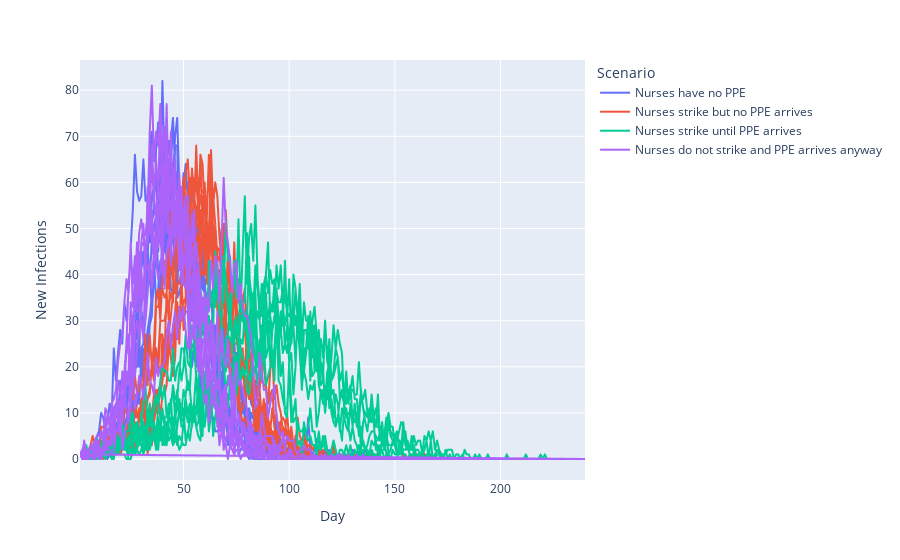

Notebook code cell kept with this figure:
### Markdown cell above
Now we have walked through an example of a single simulation run, we can run multiple simulations that compare four scenarios: "Nurses have no PPE"; "Nurses strike but no PPE arrives"; "Nurses strike until PPE arrives"; and "Nurses do not strike and PPE arrives anyway". To simulate infection based on probability of infection, the result of Python's `random()` function is one input into whether a person is ultimately infected from an exposure. The final number of infections is highly sensitive to random chance due to the exponential growth function of communicable diseases, so for each of the four scenarios, we run the simulation eight times to see the general trend of each scenario.

When plotting the aggregate results of Day versus New Infections, we find that "Nurses strike until PPE arrives" flattens the curve, while the other three scenarios have similar curves that occur earlier and have a higher maximum.

### Code cell
import math
import pandas as pd

d = 4
n = d * 8
dfMaster = None
for i in range(n):
    if i < math.floor(n*1/d):
        sim.strikeDays = 0
        sim.ppeArrivalDay = 999999
        stats = sim.aggregations(sim.run())
        cat = "Nurses have no PPE"
    elif i < math.floor(n*2/d):
        sim.strikeDays = 30
        sim.ppeArrivalDay = 999999
        stats = sim.aggregations(sim.run())
        cat = "Nurses strike but no PPE arrives"
    elif i < math.floor(n*3/d):
        sim.strikeDays = 30
        sim.ppeArrivalDay = 30
        stats = sim.aggregations(sim.run())
        cat = "Nurses strike until PPE arrives"
    else:
        sim.strikeDays = 0
        sim.ppeArrivalDay = 30
        stats = sim.aggregations(sim.run())
        cat = "Nurses do not strike and PPE arrives anyway"
        
    dfI = pd.DataFrame(data=stats)
    dfI["Run"] = dfI.apply(lambda row: i, axis=1)
    dfI["Scenario"] = dfI.apply(lambda row: cat, axis=1)

    if dfMaster is None:
        dfMaster = dfI
    else:
        dfMaster = dfMaster.append(dfI)

px.line(dfMaster, x="Day", y="New Infections", color="Scenario")

### Figure 1 — Plotly figure (JSON) as saved in the notebook; plotly's stock layout.template omitted (floating-point values rounded to 4 significant figures; data arrays with more than 128 entries replaced by an {"elided": "..."} marker saying what was removed)
{"data": [{"hoverlabel": {"namelength": 0}, "hovertemplate": "Scenario=Nurses have no PPE<br>Day=%{x}<br>New Infections=%{y}", "legendgroup": "Nurses have no PPE", "line": {"color": "#636efa", "dash": "solid"}, "mode": "lines", "name": "Nurses have no PPE", "showlegend": true, "type": "scattergl", "x": {"elided": "1920 int values"}, "xaxis": "x", "y": {"elided": "1920 int values"}, "yaxis": "y"}, {"hoverlabel": {"namelength": 0}, "hovertemplate": "Scenario=Nurses strike but no PPE arrives<br>Day=%{x}<br>New Infections=%{y}", "legendgroup": "Nurses strike but no PPE arrives", "line": {"color": "#EF553B", "dash": "solid"}, "mode": "lines", "name": "Nurses strike but no PPE arrives", "showlegend": true, "type": "scattergl", "x": {"elided": "1920 int values"}, "xaxis": "x", "y": {"elided": "1920 int values"}, "yaxis": "y"}, {"hoverlabel": {"namelength": 0}, "hovertemplate": "Scenario=Nurses strike until PPE arrives<br>Day=%{x}<br>New Infections=%{y}", "legendgroup": "Nurses strike until PPE arrives", "line": {"color": "#00cc96", "dash": "solid"}, "mode": "lines", "name": "Nurses strike until PPE arrives", "showlegend": true, "type": "scattergl", "x": {"elided": "1920 int values"}, "xaxis": "x", "y": {"elided": "1920 int values"}, "yaxis": "y"}, {"hoverlabel": {"namelength": 0}, "hovertemplate": "Scenario=Nurses do not strike and PPE arrives anyway<br>Day=%{x}<br>New Infections=%{y}", "legendgroup": "Nurses do not strike and PPE arrives anyway", "line": {"color": "#ab63fa", "dash": "solid"}, "mode": "lines", "name": "Nurses do not strike and PPE arrives anyway", "showlegend": true, "type": "scattergl", "x": {"elided": "1920 int values"}, "xaxis": "x", "y": {"elided": "1920 int values"}, "yaxis": "y"}], "layout": {"legend": {"title": {"text": "Scenario"}, "tracegroupgap": 0}, "margin": {"t": 60}, "xaxis": {"anchor": "y", "domain": [0, 1], "title": {"text": "Day"}}, "yaxis": {"anchor": "x", "domain": [0, 1], "title": {"text": "New Infections"}}}}
